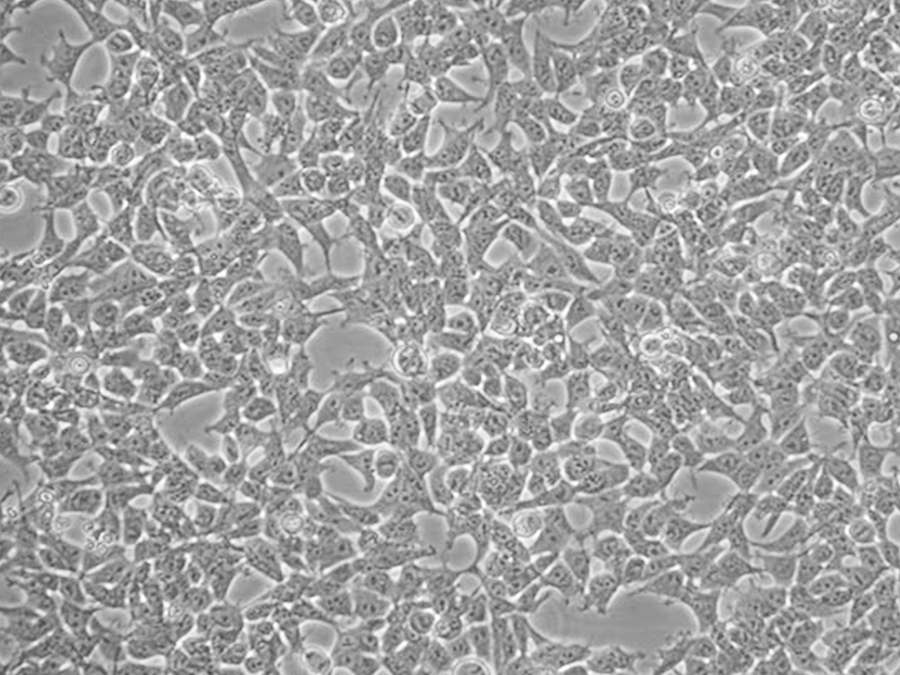
#> input picture samples/cells/cells.jpg, 900 x 675 px
$ python ihc.py --input ../../samples/cells --output out
#> lines starting #> are read from the running program, lines starting #| are printed output that depends on the picture
"""HED color separation + DAB quantification for IHC images.

Can be run as a script:
    python ihc.py --input <directory> --output <directory>
Can also be imported by imgtoolbox to call process_ihc().
"""

import argparse
import glob
import os

import numpy as np
import pandas as pd
import skimage.io as io
from skimage.color import rgb2hed, hed2rgb

PATTERNS = ('*.jpg', '*.jpeg', '*.png', '*.tif', '*.tiff', '*.bmp')


def collect_images(input_dir):
    """List the supported images in the first level of a directory (case-insensitive)."""
    files = set()
    for pattern in PATTERNS:
        files.update(glob.glob(os.path.join(input_dir, pattern)))
        files.update(glob.glob(os.path.join(input_dir, pattern.upper())))
    return sorted(files)


def to_rgb(img):
    """Grayscale / RGBA -> RGB; rgb2hed only accepts 3 channels."""
    if img.ndim == 2:
        return np.stack([img] * 3, axis=-1)
    return img[..., :3]


def process_ihc(input_dir, output_dir):
    """Separate the three HED channels and compute DAB intensity; returns the result list."""
#> called with input_dir = '../../samples/cells', output_dir = 'out'
    os.makedirs(output_dir, exist_ok=True)

    all_images = collect_images(input_dir)
    if not all_images:
        raise ValueError(f"No supported images found under {input_dir}.")

    quant = []
    for img_path in all_images:
        fname = os.path.basename(img_path)
        raw = io.imread(img_path)
#> raw is the input picture: shape (675, 900, 3); min 68, max 255, mean 161.1
        ihc_rgb = to_rgb(raw)
        if raw.dtype.kind in 'iu':
            ihc_rgb = ihc_rgb.astype('float64') / 255.0
        ihc_hed = rgb2hed(ihc_rgb)
#> ihc_hed: shape (675, 900, 3) float64; mean of channels 0, 1, 2 0.0417, 0, 0.0304

        null = np.zeros_like(ihc_hed[:, :, 0])
        ihc_h = hed2rgb(np.stack((ihc_hed[:, :, 0], null, null), axis=-1))
#> ihc_h: shape (675, 900, 3) float64; mean of channels 0, 1, 2 0.695, 0.676, 0.848
        ihc_e = hed2rgb(np.stack((null, ihc_hed[:, :, 1], null), axis=-1))
#> ihc_e: shape (675, 900, 3) float64; every value is 1
        ihc_d = hed2rgb(np.stack((null, null, ihc_hed[:, :, 2]), axis=-1))
#> ihc_d: shape (675, 900, 3) float64; mean of channels 0, 1, 2 0.894, 0.79, 0.727

        io.imsave(os.path.join(output_dir, 'hematoxylin_' + fname),
                  np.clip(ihc_h * 255, 0, 255).astype('uint8'),
                  check_contrast=False)
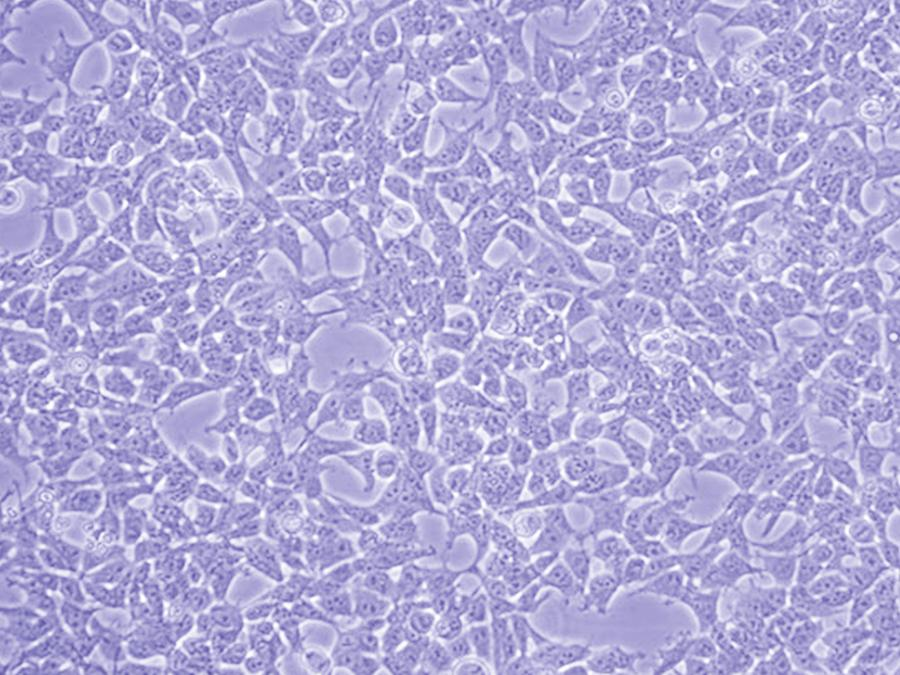
#> saved as hematoxylin_cells.jpg: shape (675, 900, 3); mean R, G, B 177.3, 171.8, 215.5
        io.imsave(os.path.join(output_dir, 'eosin_' + fname),
                  np.clip(ihc_e * 255, 0, 255).astype('uint8'),
                  check_contrast=False)
        io.imsave(os.path.join(output_dir, 'dab_' + fname),
                  np.clip(ihc_d * 255, 0, 255).astype('uint8'),
                  check_contrast=False)
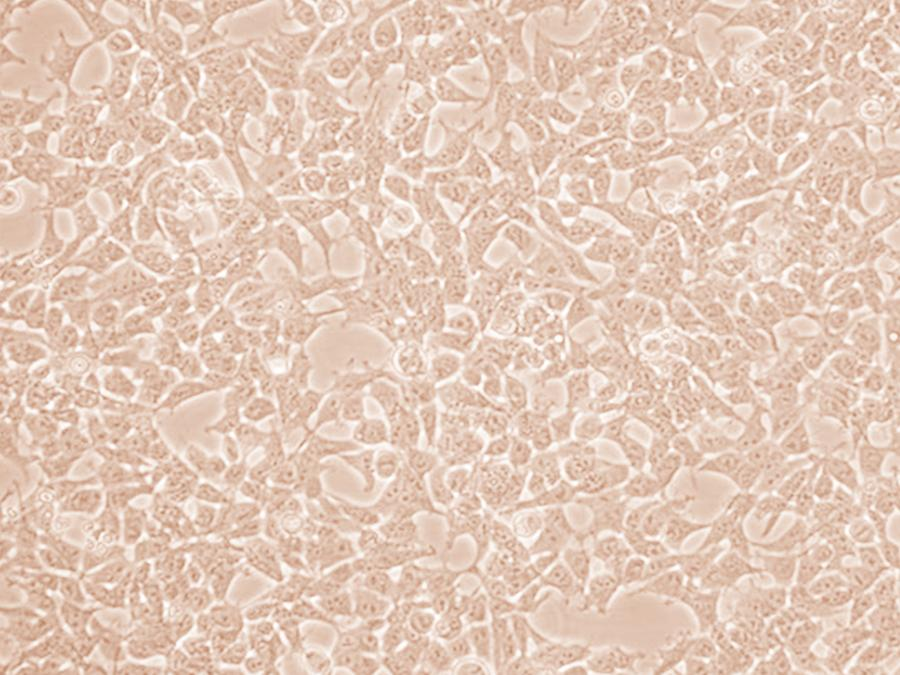
#> saved as dab_cells.jpg: shape (675, 900, 3); mean R, G, B 227.3, 201.1, 184.7

        quant.append({
            'filename': fname,
            'DAB_intensity': float(ihc_hed[:, :, 2].sum()),
        })
        print(f"[{len(quant)}/{len(all_images)}] {fname} "
              f"DAB={quant[-1]['DAB_intensity']:.1f}")
#| [1/1] cells.jpg DAB=18475.5

    csv_path = os.path.join(output_dir, 'quantify_result.csv')
    pd.DataFrame(quant).to_csv(csv_path, index=False)
    return quant, csv_path


def main():
    parser = argparse.ArgumentParser(description='Color separation and DAB quantification for IHC images')
    parser.add_argument('--input', required=True, help='Directory containing the input images')
    parser.add_argument('--output', required=True, help='Output directory for the results')
    args = parser.parse_args()

    quant, csv_path = process_ihc(args.input, args.output)
#> quant = 1 item; csv_path = 'out/quantify_result.csv'
    print(f"Processed {len(quant)} images in total; quantification table: {csv_path}")
#| Processed 1 images in total; quantification table: out/quantify_result.csv


if __name__ == '__main__':
    main()
